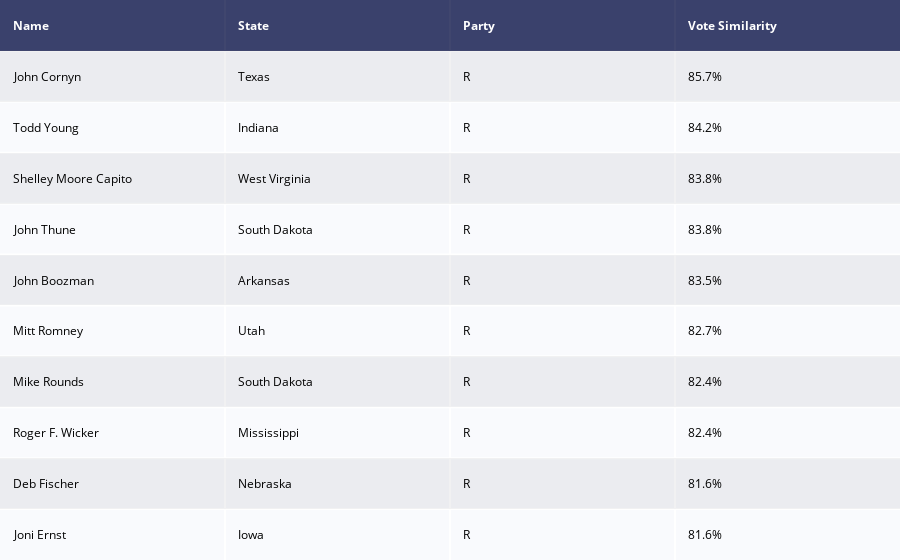

The code cell stored with this chart in its notebook:
### Code cell
b = 'G000386'
myquery = f'''
SELECT m.directordername, 
    m.state,
    m.party,
    g.affinity_score
FROM members m
INNER JOIN (SELECT *
    FROM members m
    INNER JOIN votesim v
        ON m.icpsr = v.icpsr
    WHERE m.bioguideid='{b}'
    ORDER BY v.affinity_score DESC
    LIMIT 10) g
    ON m.icpsr = g.member_compare
ORDER BY g.affinity_score DESC
'''

votedf = pd.read_sql_query(myquery, con = engine)
votedf = votedf.rename({'directordername':'Name',
                        'state':'State',
                        'party':'Party',
                        'affinity_score':'Vote Similarity'}, axis =1)
votedf['Vote Similarity'] = round(100*votedf['Vote Similarity'], 1).astype('str')+'%'
ff.create_table(votedf)

### Figure 1 — Plotly figure (JSON) as saved in the notebook; plotly's stock layout.template omitted (floating-point values rounded to 4 significant figures)
{"data": [{"colorscale": [[0, "#00083e"], [0.5, "#ededee"], [1, "#ffffff"]], "hoverinfo": "none", "opacity": 0.75, "showscale": false, "type": "heatmap", "z": [[0, 0, 0, 0], [0.5, 0.5, 0.5, 0.5], [1, 1, 1, 1], [0.5, 0.5, 0.5, 0.5], [1, 1, 1, 1], [0.5, 0.5, 0.5, 0.5], [1, 1, 1, 1], [0.5, 0.5, 0.5, 0.5], [1, 1, 1, 1], [0.5, 0.5, 0.5, 0.5], [1, 1, 1, 1]]}], "layout": {"annotations": [{"align": "left", "font": {"color": "#ffffff"}, "showarrow": false, "text": "<b>Name</b>", "x": -0.45, "xanchor": "left", "xref": "x", "y": 0, "yref": "y"}, {"align": "left", "font": {"color": "#ffffff"}, "showarrow": false, "text": "<b>State</b>", "x": 0.55, "xanchor": "left", "xref": "x", "y": 0, "yref": "y"}, {"align": "left", "font": {"color": "#ffffff"}, "showarrow": false, "text": "<b>Party</b>", "x": 1.55, "xanchor": "left", "xref": "x", "y": 0, "yref": "y"}, {"align": "left", "font": {"color": "#ffffff"}, "showarrow": false, "text": "<b>Vote Similarity</b>", "x": 2.55, "xanchor": "left", "xref": "x", "y": 0, "yref": "y"}, {"align": "left", "font": {"color": "#000000"}, "showarrow": false, "text": "John Cornyn", "x": -0.45, "xanchor": "left", "xref": "x", "y": 1, "yref": "y"}, {"align": "left", "font": {"color": "#000000"}, "showarrow": false, "text": "Texas", "x": 0.55, "xanchor": "left", "xref": "x", "y": 1, "yref": "y"}, {"align": "left", "font": {"color": "#000000"}, "showarrow": false, "text": "R", "x": 1.55, "xanchor": "left", "xref": "x", "y": 1, "yref": "y"}, {"align": "left", "font": {"color": "#000000"}, "showarrow": false, "text": "85.7%", "x": 2.55, "xanchor": "left", "xref": "x", "y": 1, "yref": "y"}, {"align": "left", "font": {"color": "#000000"}, "showarrow": false, "text": "Todd Young", "x": -0.45, "xanchor": "left", "xref": "x", "y": 2, "yref": "y"}, {"align": "left", "font": {"color": "#000000"}, "showarrow": false, "text": "Indiana", "x": 0.55, "xanchor": "left", "xref": "x", "y": 2, "yref": "y"}, {"align": "left", "font": {"color": "#000000"}, "showarrow": false, "text": "R", "x": 1.55, "xanchor": "left", "xref": "x", "y": 2, "yref": "y"}, {"align": "left", "font": {"color": "#000000"}, "showarrow": false, "text": "84.2%", "x": 2.55, "xanchor": "left", "xref": "x", "y": 2, "yref": "y"}, {"align": "left", "font": {"color": "#000000"}, "showarrow": false, "text": "Shelley Moore Capito", "x": -0.45, "xanchor": "left", "xref": "x", "y": 3, "yref": "y"}, {"align": "left", "font": {"color": "#000000"}, "showarrow": false, "text": "West Virginia", "x": 0.55, "xanchor": "left", "xref": "x", "y": 3, "yref": "y"}, {"align": "left", "font": {"color": "#000000"}, "showarrow": false, "text": "R", "x": 1.55, "xanchor": "left", "xref": "x", "y": 3, "yref": "y"}, {"align": "left", "font": {"color": "#000000"}, "showarrow": false, "text": "83.8%", "x": 2.55, "xanchor": "left", "xref": "x", "y": 3, "yref": "y"}, {"align": "left", "font": {"color": "#000000"}, "showarrow": false, "text": "John Thune", "x": -0.45, "xanchor": "left", "xref": "x", "y": 4, "yref": "y"}, {"align": "left", "font": {"color": "#000000"}, "showarrow": false, "text": "South Dakota", "x": 0.55, "xanchor": "left", "xref": "x", "y": 4, "yref": "y"}, {"align": "left", "font": {"color": "#000000"}, "showarrow": false, "text": "R", "x": 1.55, "xanchor": "left", "xref": "x", "y": 4, "yref": "y"}, {"align": "left", "font": {"color": "#000000"}, "showarrow": false, "text": "83.8%", "x": 2.55, "xanchor": "left", "xref": "x", "y": 4, "yref": "y"}, {"align": "left", "font": {"color": "#000000"}, "showarrow": false, "text": "John Boozman", "x": -0.45, "xanchor": "left", "xref": "x", "y": 5, "yref": "y"}, {"align": "left", "font": {"color": "#000000"}, "showarrow": false, "text": "Arkansas", "x": 0.55, "xanchor": "left", "xref": "x", "y": 5, "yref": "y"}, {"align": "left", "font": {"color": "#000000"}, "showarrow": false, "text": "R", "x": 1.55, "xanchor": "left", "xref": "x", "y": 5, "yref": "y"}, {"align": "left", "font": {"color": "#000000"}, "showarrow": false, "text": "83.5%", "x": 2.55, "xanchor": "left", "xref": "x", "y": 5, "yref": "y"}, {"align": "left", "font": {"color": "#000000"}, "showarrow": false, "text": "Mitt Romney", "x": -0.45, "xanchor": "left", "xref": "x", "y": 6, "yref": "y"}, {"align": "left", "font": {"color": "#000000"}, "showarrow": false, "text": "Utah", "x": 0.55, "xanchor": "left", "xref": "x", "y": 6, "yref": "y"}, {"align": "left", "font": {"color": "#000000"}, "showarrow": false, "text": "R", "x": 1.55, "xanchor": "left", "xref": "x", "y": 6, "yref": "y"}, {"align": "left", "font": {"color": "#000000"}, "showarrow": false, "text": "82.7%", "x": 2.55, "xanchor": "left", "xref": "x", "y": 6, "yref": "y"}, {"align": "left", "font": {"color": "#000000"}, "showarrow": false, "text": "Mike Rounds", "x": -0.45, "xanchor": "left", "xref": "x", "y": 7, "yref": "y"}, {"align": "left", "font": {"color": "#000000"}, "showarrow": false, "text": "South Dakota", "x": 0.55, "xanchor": "left", "xref": "x", "y": 7, "yref": "y"}, {"align": "left", "font": {"color": "#000000"}, "showarrow": false, "text": "R", "x": 1.55, "xanchor": "left", "xref": "x", "y": 7, "yref": "y"}, {"align": "left", "font": {"color": "#000000"}, "showarrow": false, "text": "82.4%", "x": 2.55, "xanchor": "left", "xref": "x", "y": 7, "yref": "y"}, {"align": "left", "font": {"color": "#000000"}, "showarrow": false, "text": "Roger F. Wicker", "x": -0.45, "xanchor": "left", "xref": "x", "y": 8, "yref": "y"}, {"align": "left", "font": {"color": "#000000"}, "showarrow": false, "text": "Mississippi", "x": 0.55, "xanchor": "left", "xref": "x", "y": 8, "yref": "y"}, {"align": "left", "font": {"color": "#000000"}, "showarrow": false, "text": "R", "x": 1.55, "xanchor": "left", "xref": "x", "y": 8, "yref": "y"}, {"align": "left", "font": {"color": "#000000"}, "showarrow": false, "text": "82.4%", "x": 2.55, "xanchor": "left", "xref": "x", "y": 8, "yref": "y"}, {"align": "left", "font": {"color": "#000000"}, "showarrow": false, "text": "Deb Fischer", "x": -0.45, "xanchor": "left", "xref": "x", "y": 9, "yref": "y"}, {"align": "left", "font": {"color": "#000000"}, "showarrow": false, "text": "Nebraska", "x": 0.55, "xanchor": "left", "xref": "x", "y": 9, "yref": "y"}, {"align": "left", "font": {"color": "#000000"}, "showarrow": false, "text": "R", "x": 1.55, "xanchor": "left", "xref": "x", "y": 9, "yref": "y"}, {"align": "left", "font": {"color": "#000000"}, "showarrow": false, "text": "81.6%", "x": 2.55, "xanchor": "left", "xref": "x", "y": 9, "yref": "y"}, {"align": "left", "font": {"color": "#000000"}, "showarrow": false, "text": "Joni Ernst", "x": -0.45, "xanchor": "left", "xref": "x", "y": 10, "yref": "y"}, {"align": "left", "font": {"color": "#000000"}, "showarrow": false, "text": "Iowa", "x": 0.55, "xanchor": "left", "xref": "x", "y": 10, "yref": "y"}, {"align": "left", "font": {"color": "#000000"}, "showarrow": false, "text": "R", "x": 1.55, "xanchor": "left", "xref": "x", "y": 10, "yref": "y"}, {"align": "left", "font": {"color": "#000000"}, "showarrow": false, "text": "81.6%", "x": 2.55, "xanchor": "left", "xref": "x", "y": 10, "yref": "y"}], "autosize": true, "margin": {"b": 0, "l": 0, "r": 0, "t": 0}, "xaxis": {"autorange": true, "dtick": 1, "gridwidth": 2, "range": [-0.5, 3.5], "showticklabels": false, "tick0": -0.5, "ticks": "", "zeroline": false}, "yaxis": {"autorange": true, "dtick": 1, "gridwidth": 2, "range": [10.5, -0.5], "showticklabels": false, "tick0": 0.5, "ticks": "", "zeroline": false}}}
